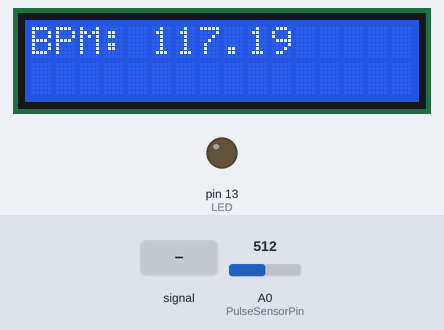
The sketch below on a simulated Arduino Uno, built with avr-gcc and run on an emulated ATmega328P. Parts: 16×2 character LCD, output pins drawn as LEDs (lit = HIGH). The test bench sets the inputs (shaded band); at power-on: A0 (PulseSensorPin) = 512. What the sketch prints to the serial monitor is not drawn.

Above: at 6.3 s.
6.4 s: A0 (PulseSensorPin) fed a 200 Hz sine of ±460 counts around its level
At 11.9 s:
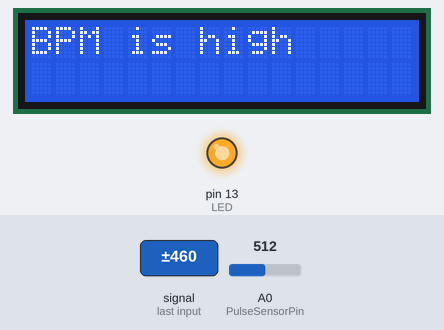
At 12.8 s:
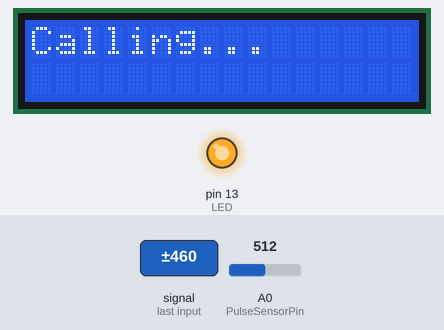
Timing chart, 0 to 14.3 s (numbered marks = the images above; inputs shaded):
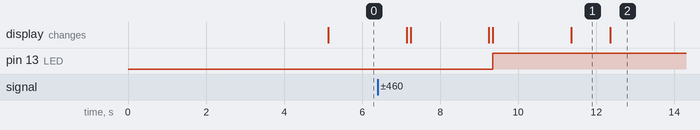

The sketch:

Final.ino
```cpp
#define USE_ARDUINO_INTERRUPTS true
#include <LiquidCrystal.h> //library for LCD
#include <TinyGPS.h> //Library for GPS module
#include <SoftwareSerial.h> //SOfwtare serial library
const float lat = 22.600796, lon = 72.820256;
const int rs = 2, en = 3, d4 = 8, d5 = 9, d6 = 10, d7 = 11;
int PulseSensorPin = 0, LED = 13;
float Signal, myBPM, Threshold = 220;
TinyGPS gps; //object of tinygps
SoftwareSerial gpsSerial(6,7);  //gpsSerial(rx,tx)
LiquidCrystal lcd(rs,en,d4,d5,d6,d7);

void setup() {
  Serial.begin(9600);
  gpsSerial.begin(9600);
  lcd.begin(16,2);
  LCD_init();  //calling lcd_init() function
  pinMode(LED,OUTPUT); //setting led as output pin
}

void loop() {
  Signal = analogRead(PulseSensorPin); //reading data from analogsensorpin
  Serial.println(Signal); //printing on serial monitor
  myBPM = (1/Signal) * 60 *1000;
  if(myBPM > Threshold){
     digitalWrite(LED,HIGH);
     LCD_print();
     lcd.print("BPM: ");
     lcd.setCursor(5,0);
     lcd.print(myBPM);
     delay(1000);
     lcd.clear();
     lcd.print("BPM is high");
     delay(1000);
     lcd.clear();
     lcd.print("Calling...");
     calling();
     lcd.clear();
     lcd.print("Call ended!");
     delay(1000);
     lcd.clear();
     fetchgps();
     String latitude = String(lat,6);
     String longitude = String(lon,6);
    delay(1000);
  }else {
     digitalWrite(LED,LOW);
     LCD_print();
     lcd.print("BPM: ");
     lcd.setCursor(5,0);
     lcd.print(myBPM);
     delay(1000);
     lcd.clear();
  }
delay(100);
}

void LCD_init()
{
  lcd.begin(16, 2);
  lcd.print("Emergency Health");
  lcd.setCursor(0,1);
  lcd.print("Care System.....");
  delay(5000);
  lcd.clear();
}

void calling()
{
  Serial.println("ATD8320317410;"); //calling alert
  delay(8000);
  Serial.println("ATH");  //disconnecting call
  /*Serial.println("AT+CMGF=1");
  delay(100);
  Serial.println("AT+CMGS=\"+918320317410\"");
  delay(100);
  Serial.println(myBPM);
  delay(100);
  Serial.write((char)26);
  delay(5000);*/
}

void LCD_print(){
     lcd.print("BPM: ");
     lcd.setCursor(5,0);
     lcd.print(myBPM);
     delay(1000);
     lcd.clear();
}
void fetchgps(){
     lcd.print("Fetching GPS");
     for(int i=12;i<16;i++)
     {
      lcd.setCursor(i,0);
      lcd.print(".");
      delay(500);
     }
     delay(1000);
     lcd.clear();
     gps.f_get_position(&lat, &lon);
     lcd.setCursor(1,0);
     lcd.print("LAT:");
     lcd.setCursor(5,0);
     lcd.print(lat);
     lcd.setCursor(1,1);
     lcd.print("LON:");
     lcd.setCursor(5,1);
     lcd.print(lon);
     delay(5000);
     lcd.clear();
}
```

Measured:
- after the input at 6.4 s, pin 13 (LED): LOW → HIGH after 2.9 s; the display: first differs from a run without the input after 0.84 s (image 1 shows a later state)
- what the display in image 1 shows lasts 1.0 s, from 11.4 s to 12.4 s
